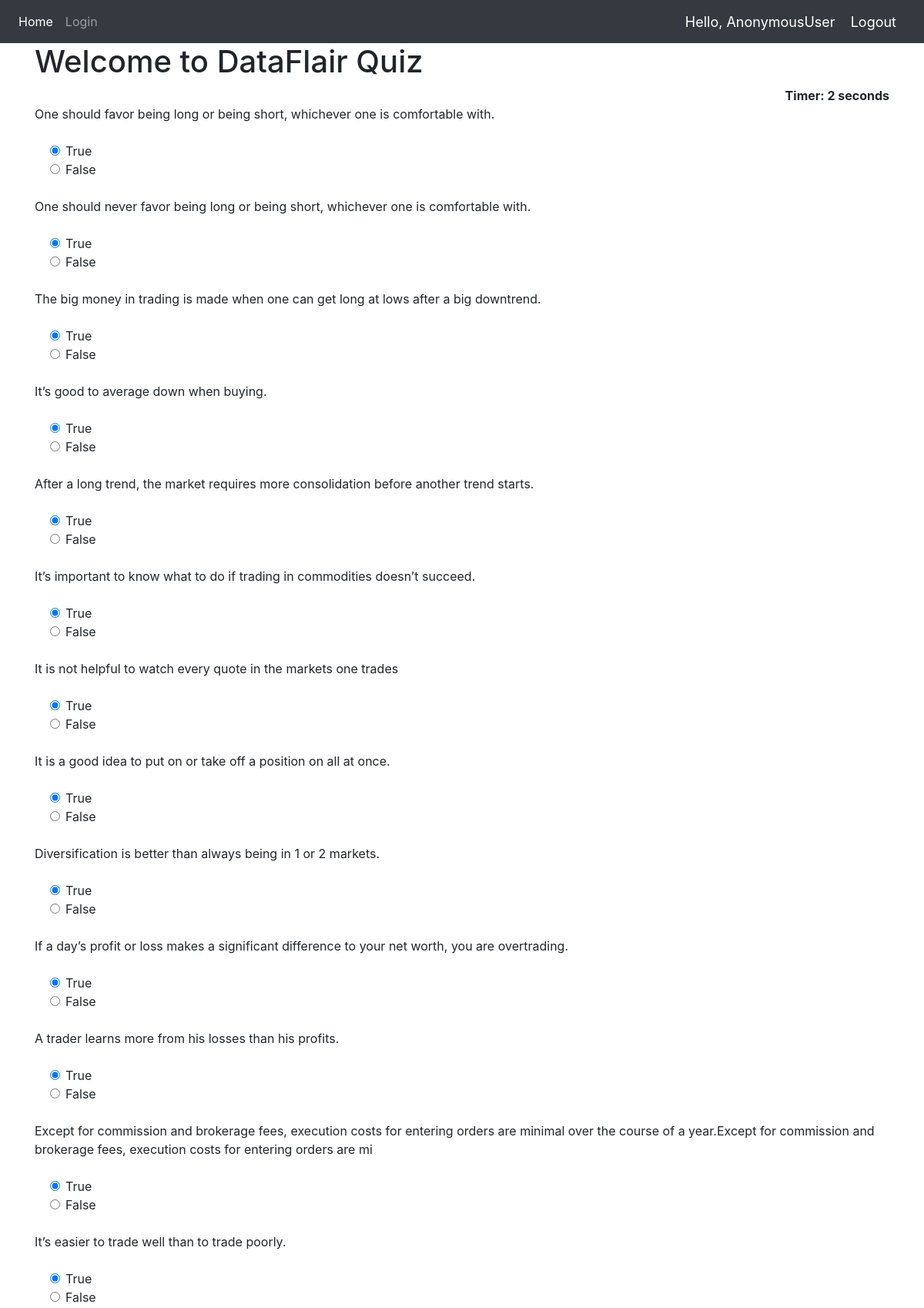
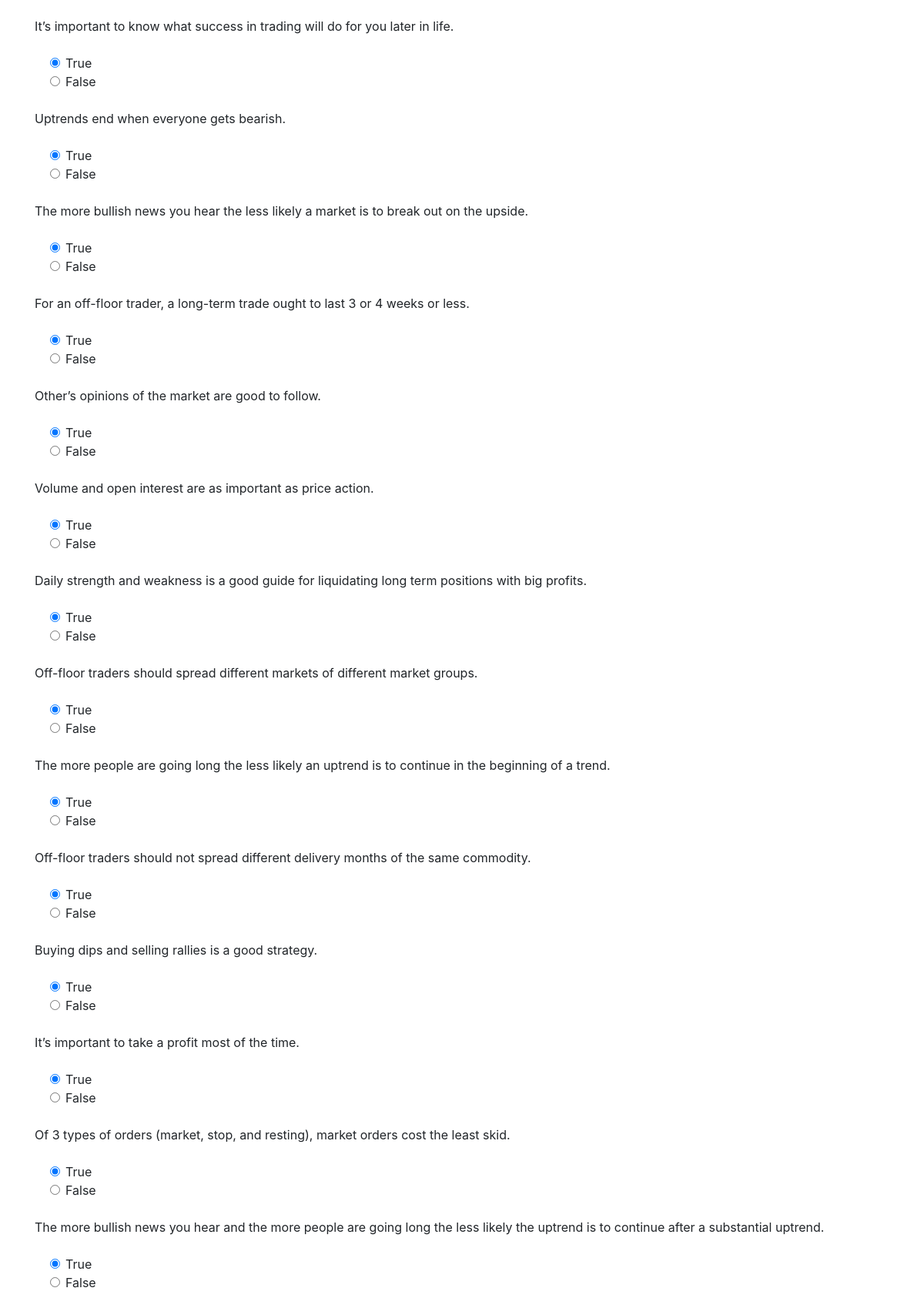
The page / (upper part) on the database its author committed (2 pictures, top to bottom).
### Quiz/models.py (models this page shows, shortened)
class QuesModel(models.Model):
    question = models.CharField(max_length=200,null=True)
    op1 = models.CharField(max_length=200,null=True, blank=True)
    op2 = models.CharField(max_length=200,null=True, blank=True)
    ans = models.CharField(max_length=200,null=True)

### Quiz/views.py (the view)
# urls.py: 2. Add a URL to urlpatterns:  path('', views.home, name='home')
def home(request):
    if request.method == 'POST':
        print(request.POST)
        questions=QuesModel.objects.all()
        score=0
        wrong=0
        correct=0
        total=0
        for q in questions:
            total+=1
            print(request.POST.get(q.question))
            print(q.ans)
            print()
            if q.ans ==  request.POST.get(q.question):
                score+=10
                correct+=1
            else:
                wrong+=1
        percent = score/(total*10) *100
        context = {
            'score':score,
            'time': request.POST.get('timer'),
            'correct':correct,
            'wrong':wrong,
            'percent':percent,
            'total':total
        }
        return render(request,'Quiz/result.html',context)
    else:
        questions=QuesModel.objects.all()
        context = {
            'questions':questions
        }
        return render(request,'Quiz/home.html',context)

### Quiz/templates/Quiz/home.html (shortened to what this page needs)
{% extends 'Quiz/dependencies.html' %}
{% block content %}
{% load static %}
<div class="container ">
<h1>Welcome to DataFlair Quiz</h1>
<div align="right " id="displaytimer"><b>Timer: 0 seconds</b></div>
 <form method='post' action=''>
    {% for q  in questions%}
    <div class="form-group">
      <label for="question">{{q.question}}</label>
    </div>
    <div class="form-check">
        <div class="form-check">
            <input class="form-check-input" type="radio" name="{{q.question}}" id="gridRadios1" value="option1" checked>
            <label class="form-check-label" for="gridRadios1">
                {{q.op1}}
            </label>
        </div>
        <div class="form-check">
            <input class="form-check-input" type="radio" name="{{q.question}}" id="gridRadios2" value="option2">
            <label class="form-check-label" for="gridRadios2">
                {{q.op2}}
            </label>
        </div>
        <br>
    </div>
    {% endfor %}
    <br>
  </form>
</div>
{% endblock %}

### Quiz/templates/Quiz/dependencies.html (shortened to what this page needs)
{% load static %}
<html>
    <head>
        <link rel="stylesheet" href="https://stackpath.bootstrapcdn.com/bootstrap/4.5.0/css/bootstrap.min.css">
    </head>
    <body>
        {% include 'Quiz/navbar.html' %}
        {% block content %}
        {% endblock %}
        <br>
    </body>
</html>

### Quiz/templates/Quiz/navbar.html (shortened to what this page needs)
{% load static %}
<nav class="navbar navbar-expand-lg navbar-dark bg-dark">
  <div class="collapse navbar-collapse" id="navbarNav">
    <ul class="navbar-nav">
      <li class="nav-item active">
        <a class="nav-link" href="{% url 'home' %}">Home</a>
      </li>
      <li class="nav-item">
        <a class="nav-link" href="{% url 'login' %}">Login</a>
      </li>
    </ul>
  </div>
  <span class="greet">Hello, {{request.user}}</span>
  <span ><a  class="greet" href="{% url 'logout' %}">Logout</a></span>
</nav>

### Quiz/templates/Quiz/navbar.html (style rules this page uses)
.greet { font-size: 18px; color: #fff; margin-right: 20px; }

### rows shown on the page
QuesModel: question "One should favor being long or being short, whichever one is comfortable with.", op1 "True", op2 "False"
QuesModel: question "One should never favor being long or being short, whichever one is comfortable with.", op1 "True", op2 "False"
QuesModel: question "The big money in trading is made when one can get long at lows after a big downtrend.", op1 "True", op2 "False"
QuesModel: question "It’s good to average down when buying.", op1 "True", op2 "False"
QuesModel: question "After a long trend, the market requires more consolidation before another trend starts.", op1 "True", op2 "False"
QuesModel: question "It’s important to know what to do if trading in commodities doesn’t succeed.", op1 "True", op2 "False"
QuesModel: question "It is not helpful to watch every quote in the markets one trades", op1 "True", op2 "False"
QuesModel: question "It is a good idea to put on or take off a position on all at once.", op1 "True", op2 "False"
QuesModel: question "Diversification is better than always being in 1 or 2 markets.", op1 "True", op2 "False"
QuesModel: question "If a day’s profit or loss makes a significant difference to your net worth, you are overtrading.", op1 "True", op2 "False"
QuesModel: question "A trader learns more from his losses than his profits.", op1 "True", op2 "False"
QuesModel: question "Except for commission and brokerage fees, execution costs for entering orders are minimal over the course of a year.Except for commission and brokerage fees, execution costs for entering orders are mi", op1 "True", op2 "False"
QuesModel: question "It’s easier to trade well than to trade poorly.", op1 "True", op2 "False"
QuesModel: question "It’s important to know what success in trading will do for you later in life.", op1 "True", op2 "False"
QuesModel: question "Uptrends end when everyone gets bearish.", op1 "True", op2 "False"
QuesModel: question "The more bullish news you hear the less likely a market is to break out on the upside.", op1 "True", op2 "False"
QuesModel: question "For an off-floor trader, a long-term trade ought to last 3 or 4 weeks or less.", op1 "True", op2 "False"
QuesModel: question "Other’s opinions of the market are good to follow.", op1 "True", op2 "False"
QuesModel: question "Volume and open interest are as important as price action.", op1 "True", op2 "False"
QuesModel: question "Daily strength and weakness is a good guide for liquidating long term positions with big profits.", op1 "True", op2 "False"
QuesModel: question "Off-floor traders should spread different markets of different market groups.", op1 "True", op2 "False"
QuesModel: question "The more people are going long the less likely an uptrend is to continue in the beginning of a trend.", op1 "True", op2 "False"
QuesModel: question "Off-floor traders should not spread different delivery months of the same commodity.", op1 "True", op2 "False"
QuesModel: question "Buying dips and selling rallies is a good strategy.", op1 "True", op2 "False"
QuesModel: question "It’s important to take a profit most of the time.", op1 "True", op2 "False"
QuesModel: question "Of 3 types of orders (market, stop, and resting), market orders cost the least skid.", op1 "True", op2 "False"
QuesModel: question "The more bullish news you hear and the more people are going long the less likely the uptrend is to continue after a substantial uptrend.", op1 "True", op2 "False"

### other values the page prints
{{ request.user }} "AnonymousUser"
